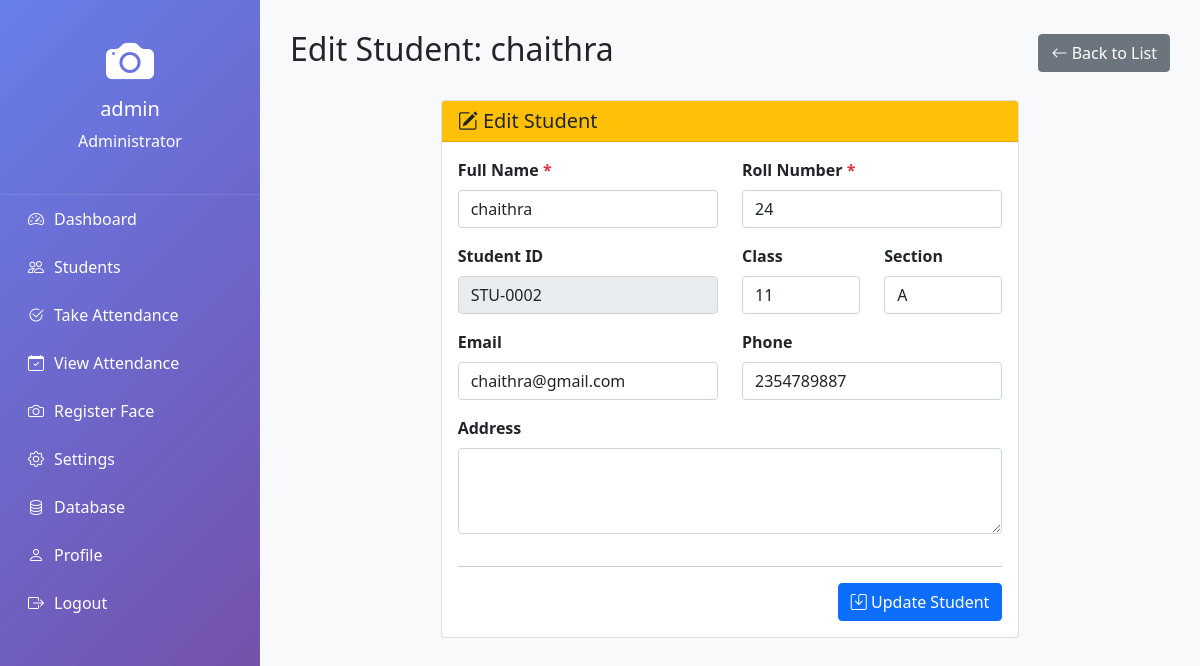
The page /staff/edit/2 (signed in) on the database its author committed.
### app/models.py (models this page shows, shortened)
class User(UserMixin, db.Model):
    __tablename__ = 'users'
    id = db.Column(db.Integer, primary_key=True)
    username = db.Column(db.String(64), unique=True, nullable=False)
    email = db.Column(db.String(120), nullable=False)  # UNIQUE CONSTRAINT REMOVED
    password_hash = db.Column(db.String(128))
    is_admin = db.Column(db.Boolean, default=False)
    is_teacher = db.Column(db.Boolean, default=False)
    is_active = db.Column(db.Boolean, default=True)
    created_at = db.Column(db.DateTime, default=datetime.utcnow)
    last_login = db.Column(db.DateTime)
    teacher_id = db.Column(db.String(20), unique=True)
    department = db.Column(db.String(100))
    phone = db.Column(db.String(20))
    def can_add_student(self):
        return self.is_admin

class Student(db.Model):
    __tablename__ = 'students'
    id = db.Column(db.Integer, primary_key=True)
    student_id = db.Column(db.String(20), unique=True, nullable=False)
    name = db.Column(db.String(100), nullable=False)
    roll_number = db.Column(db.String(20), unique=True, nullable=False)
    class_name = db.Column(db.String(50))
    section = db.Column(db.String(10))
    email = db.Column(db.String(120))
    phone = db.Column(db.String(20))
    address = db.Column(db.Text)
    photo_path = db.Column(db.String(200))
    face_encoded = db.Column(db.Boolean, default=False)
    parent_name = db.Column(db.String(100))
    parent_phone = db.Column(db.String(20))
    parent_email = db.Column(db.String(120))
    date_of_birth = db.Column(db.Date)
    admission_date = db.Column(db.Date, default=datetime.utcnow)
    created_at = db.Column(db.DateTime, default=datetime.utcnow)
    updated_at = db.Column(db.DateTime, default=datetime.utcnow, onupdate=datetime.utcnow)
    attendances = db.relationship('Attendance', backref='student', lazy=True, cascade='all, delete-orphan')
    face_encodings = db.relationship('FaceEncoding', backref='student', lazy=True, cascade='all, delete-orphan')
    leave_requests = db.relationship('LeaveRequest', backref='student', lazy=True, cascade='all, delete-orphan')

### app/routes.py (the view, shortened to what this page needs)
@staff_bp.route('/edit/<int:id>', methods=['GET', 'POST'])
@login_required
@can_add_student_required
def edit(id):
    student = Student.query.get_or_404(id)
    form = StudentForm(obj=student)
    return render_template('edit_student.html', form=form, student=student, is_admin=current_user.is_admin)

### app/forms.py
class StudentForm(FlaskForm):
    student_id = StringField('Student ID', validators=[Optional(), Length(max=20)])
    name = StringField('Full Name', validators=[DataRequired(), Length(max=100)])
    roll_number = StringField('Roll Number', validators=[DataRequired(), Length(max=20)])
    class_name = StringField('Class', validators=[Optional(), Length(max=50)])
    section = StringField('Section', validators=[Optional(), Length(max=10)])
    email = StringField('Email', validators=[Optional(), Email(), Length(max=120)])
    phone = StringField('Phone', validators=[Optional(), Length(max=20), validate_phone])
    address = TextAreaField('Address', validators=[Optional()])
    submit = SubmitField('Save Student')

### app/models.py (called while the page is built)
@login_manager.user_loader
def load_user(user_id):
    if user_id.startswith('staff_'):
        return User.query.get(int(user_id.replace('staff_', '')))
    elif user_id.startswith('student_'):
        return StudentUser.query.get(int(user_id.replace('student_', '')))
    return None

### app/routes.py (called while the page is built)
def can_add_student_required(f):
    @wraps(f)
    def decorated_function(*args, **kwargs):
        if not current_user.is_authenticated:
            flash('Please log in to access this page.', 'warning')
            return redirect(url_for('auth.login'))
        if not current_user.can_add_student():
            flash('You do not have permission to add students.', 'danger')
            return redirect(url_for('staff.list'))
        return f(*args, **kwargs)
    return decorated_function

### app/templates/edit_student.html (shortened to what this page needs)
{% extends "base.html" %}
{% block page_title %}Edit Student: {{ student.name }}{% endblock %}
{% block page_actions %}
<a href="{{ url_for('staff.list') }}" class="btn btn-secondary">
    <i class="bi bi-arrow-left"></i> Back to List
</a>
{% endblock %}
{% block content %}
<div class="row">
    <div class="col-md-8 mx-auto">
        <div class="card">
            <div class="card-header bg-warning">
                <h5 class="mb-0"><i class="bi bi-pencil-square"></i> Edit Student</h5>
            </div>
            <div class="card-body">
                <form method="POST" action="{{ url_for('staff.edit', id=student.id) }}">
                    <div class="row">
                        <div class="col-md-6 mb-3">
                            <label class="form-label fw-bold">Full Name <span class="text-danger">*</span></label>
                            {{ form.name(class="form-control") }}
                        </div>
                        <div class="col-md-6 mb-3">
                            <label class="form-label fw-bold">Roll Number <span class="text-danger">*</span></label>
                            {{ form.roll_number(class="form-control") }}
                        </div>
                        <div class="col-md-6 mb-3">
                            <label class="form-label fw-bold">Student ID</label>
                            <input type="text" class="form-control" value="{{ student.student_id }}" readonly>
                        </div>
                        <div class="col-md-3 mb-3">
                            <label class="form-label fw-bold">Class</label>
                            {{ form.class_name(class="form-control") }}
                        </div>
                        <div class="col-md-3 mb-3">
                            <label class="form-label fw-bold">Section</label>
                            {{ form.section(class="form-control") }}
                        </div>
                        <div class="col-md-6 mb-3">
                            <label class="form-label fw-bold">Email</label>
                            {{ form.email(class="form-control") }}
                        </div>
                        <div class="col-md-6 mb-3">
                            <label class="form-label fw-bold">Phone</label>
                            {{ form.phone(class="form-control") }}
                        </div>
                        <div class="col-12 mb-3">
                            <label class="form-label fw-bold">Address</label>
                            {{ form.address(class="form-control", rows="3") }}
                        </div>
                    </div>
                    <hr>
                    <div class="text-end">
                        <button type="submit" class="btn btn-primary">
                            <i class="bi bi-save"></i> Update Student
                        </button>
                    </div>
                </form>
            </div>
        </div>
    </div>
</div>
{% endblock %}

### app/templates/base.html (shortened to what this page needs)
<!DOCTYPE html>
<html lang="en">
<head>
    <link href="https://cdn.jsdelivr.net/npm/bootstrap@5.1.3/dist/css/bootstrap.min.css" rel="stylesheet">
    <link rel="stylesheet" href="https://cdn.jsdelivr.net/npm/bootstrap-icons@1.8.1/font/bootstrap-icons.css">
</head>
<body>
    <div class="sidebar" id="sidebar">
        <div class="profile-section">
            <i class="bi bi-camera-fill"></i>
            <h5>{{ current_user.username }}</h5>
            <p>{% if current_user.is_admin %}Administrator{% else %}Teacher{% endif %}</p>
        </div>
        <nav class="nav flex-column">
            <a class="nav-link {% if request.endpoint == 'main.dashboard' %}active{% endif %}"
               href="{{ url_for('main.dashboard') }}">
                <i class="bi bi-speedometer2"></i> Dashboard
            </a>
            <a class="nav-link {% if request.endpoint == 'staff.list' %}active{% endif %}"
               href="{{ url_for('staff.list') }}">
                <i class="bi bi-people"></i> Students
            </a>
            <a class="nav-link {% if request.endpoint == 'attendance.take' %}active{% endif %}"
               href="{{ url_for('attendance.take') }}">
                <i class="bi bi-check2-circle"></i> Take Attendance
            </a>
            <a class="nav-link {% if request.endpoint == 'attendance.view' %}active{% endif %}"
               href="{{ url_for('attendance.view') }}">
                <i class="bi bi-calendar-check"></i> View Attendance
            </a>
            {% if current_user.is_admin %}
            <a class="nav-link {% if request.endpoint == 'face.register' %}active{% endif %}"
               href="{{ url_for('face.register', student_id=0) }}">
                <i class="bi bi-camera"></i> Register Face
            </a>
            <a class="nav-link {% if request.endpoint == 'main.settings' %}active{% endif %}"
               href="{{ url_for('main.settings') }}">
                <i class="bi bi-gear"></i> Settings
            </a>
            <a class="nav-link {% if request.endpoint == 'main.database_manage' %}active{% endif %}"
               href="{{ url_for('main.database_manage') }}">
                <i class="bi bi-database"></i> Database
            </a>
            {% endif %}
            <a class="nav-link {% if request.endpoint == 'auth.profile' %}active{% endif %}"
               href="{{ url_for('auth.profile') }}">
                <i class="bi bi-person"></i> Profile
            </a>
            <a class="nav-link" href="{{ url_for('auth.logout') }}">
                <i class="bi bi-box-arrow-right"></i> Logout
            </a>
        </nav>
    </div>
    <div class="main-content">
        <div class="d-flex justify-content-between align-items-center mb-4">
            <h2>{% block page_title %}Dashboard{% endblock %}</h2>
            {% block page_actions %}{% endblock %}
        </div>
        {% block content %}{% endblock %}
    </div>
</body>
</html>

### app/templates/base.html (style rules this page uses)
:root { --primary-color: #667eea; --secondary-color: #764ba2; }
body { background: #f8f9fa; font-family: 'Segoe UI', Tahoma, Geneva, Verdana, sans-serif; }
.sidebar { min-height: 100vh; background: linear-gradient(135deg, var(--primary-color), var(--secondary-color)); position: fixed; width: 260px; transition: all 0.3s; z-index: 1000; }
.sidebar .profile-section { padding: 25px 20px; text-align: center; color: white; border-bottom: 1px solid rgba(255,255,255,0.1); }
.sidebar .profile-section i { font-size: 3rem; margin-bottom: 10px; }
.sidebar .nav-link { color: white !important; padding: 12px 25px; transition: all 0.3s; border-left: 3px solid transparent; display: flex; align-items: center; }
.sidebar .nav-link i { margin-right: 10px; }
.main-content { margin-left: 260px; padding: 30px; min-height: 100vh; }

### rows shown on the page
User: username "admin"
Student: name "chaithra", roll_number "24", student_id "STU-0002", class_name "11", section "A", email "chaithra@gmail.com", phone "2354789887"
